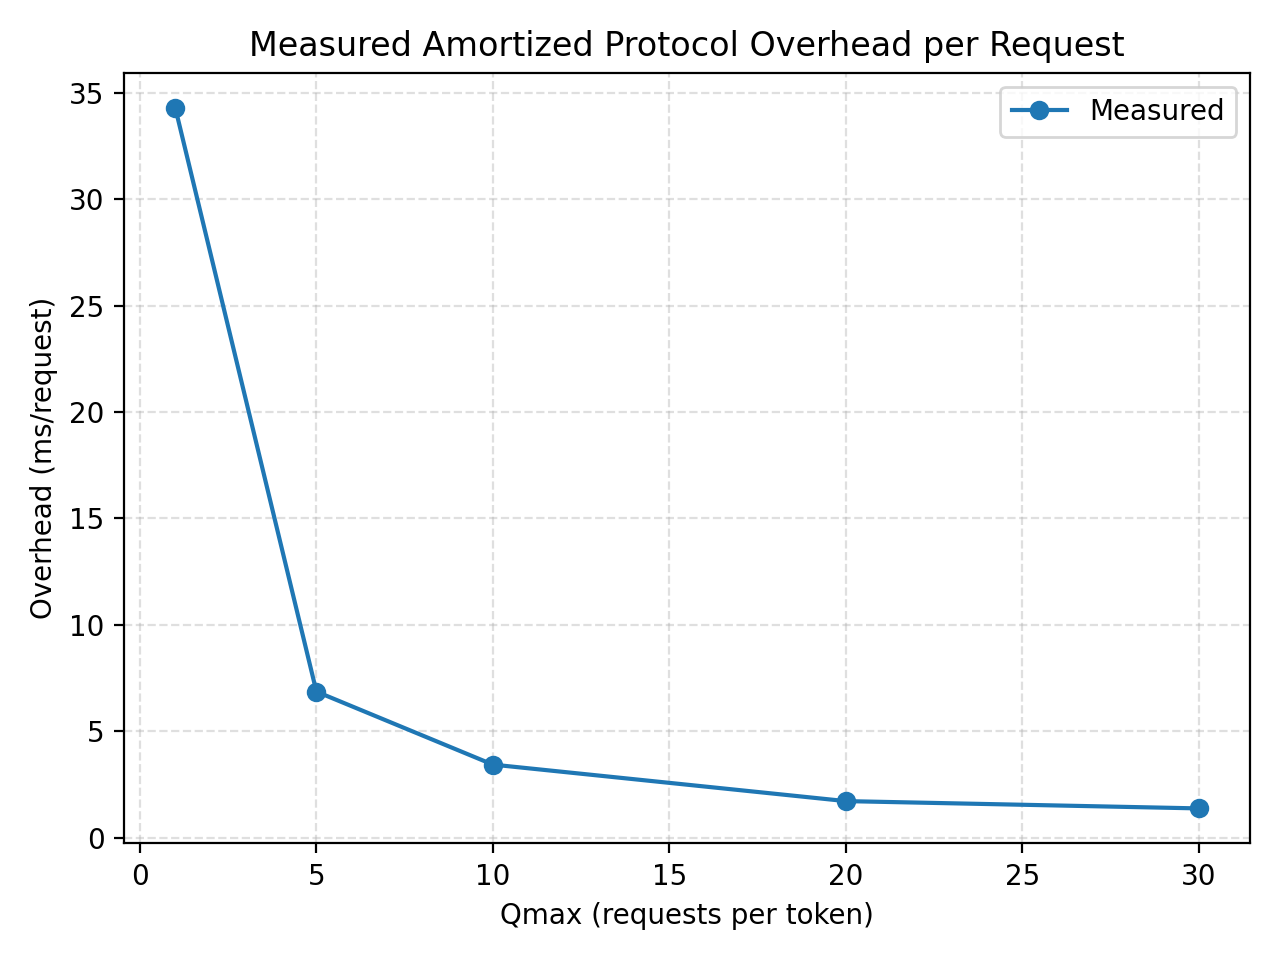

This figure's Python source:
import csv
import time
from math import ceil
from pathlib import Path

import requests

from saga import config as saga_config
from saga.common import crypto as sc


def measure_rtt_ms(url, samples=20, timeout=3.0):
    latencies = []
    for _ in range(samples):
        start = time.perf_counter()
        try:
            requests.get(url, verify=False, timeout=timeout)
            elapsed = (time.perf_counter() - start) * 1000.0
            latencies.append(elapsed)
        except requests.RequestException:
            # Skip failed sample
            continue
    if not latencies:
        raise RuntimeError("Unable to measure RTT (no successful samples).")
    latencies.sort()
    median = latencies[len(latencies) // 2]
    return median, latencies


def measure_crypto_ms(iterations=2000):
    # Measure representative crypto cost: key gen + signature verify + DH + token encrypt/decrypt.
    # This is a local proxy for tcrypto (ms).
    start = time.perf_counter()
    for _ in range(iterations):
        sk_a, pk_a = sc.generate_ed25519_keypair()
        sk_b, pk_b = sc.generate_ed25519_keypair()
        msg = b"ping"
        sig = sk_a.sign(msg)
        pk_a.verify(sig, msg)

        sac, pac = sc.generate_x25519_keypair()
        sotk, otk = sc.generate_x25519_keypair()
        sdhk = sac.exchange(otk)
        from datetime import datetime, timedelta, timezone
        now = datetime.now(timezone.utc)
        token = {
            "nonce": b"0" * 12,
            "issue_timestamp": now,
            "expiration_timestamp": now + timedelta(minutes=1),
            "communication_quota": 10,
            "recipient_pac": pac,
        }
        import base64
        enc = sc.encrypt_token(token, sdhk)
        if isinstance(enc, bytes):
            enc = base64.b64encode(enc).decode("utf-8")
        sc.decrypt_token(enc, sdhk)
    elapsed = (time.perf_counter() - start) * 1000.0
    return elapsed / iterations


def compute_overhead(qmax_values, rtt_ms, tcrypto_ms, m_requests):
    rows = []
    for qmax in qmax_values:
        cproto = (rtt_ms + tcrypto_ms) * ceil(m_requests / qmax)
        amortized = cproto / m_requests
        rows.append(
            {
                "qmax": qmax,
                "rtt_ms": round(rtt_ms, 3),
                "tcrypto_ms": round(tcrypto_ms, 4),
                "m_requests": m_requests,
                "amortized_ms_per_request": round(amortized, 4),
            }
        )
    return rows


def write_csv(rows, path):
    fieldnames = [
        "qmax",
        "rtt_ms",
        "tcrypto_ms",
        "m_requests",
        "amortized_ms_per_request",
    ]
    with path.open("w", newline="") as handle:
        writer = csv.DictWriter(handle, fieldnames=fieldnames)
        writer.writeheader()
        writer.writerows(rows)


def write_plot(rows, path):
    import matplotlib.pyplot as plt

    qmax_values = [row["qmax"] for row in rows]
    series = [row["amortized_ms_per_request"] for row in rows]

    plt.plot(qmax_values, series, marker="o", label="Measured")
    plt.title("Measured Amortized Protocol Overhead per Request")
    plt.xlabel("Qmax (requests per token)")
    plt.ylabel("Overhead (ms/request)")
    plt.grid(True, linestyle="--", alpha=0.4)
    plt.legend()
    plt.tight_layout()
    plt.savefig(path, dpi=200)
    plt.close()


def main():
    output_dir = Path(__file__).parent
    qmax_values = [1, 5, 10, 20, 30]
    m_requests = 100

    provider_url = saga_config.PROVIDER_CONFIG["endpoint"].rstrip("/")
    rtt_ms, samples = measure_rtt_ms(f"{provider_url}/")
    tcrypto_ms = measure_crypto_ms()

    rows = compute_overhead(qmax_values, rtt_ms, tcrypto_ms, m_requests)

    csv_path = output_dir / "measured_protocol_overhead.csv"
    plot_path = output_dir / "measured_protocol_overhead.png"
    samples_path = output_dir / "measured_rtt_samples.csv"

    write_csv(rows, csv_path)
    write_plot(rows, plot_path)

    with samples_path.open("w", newline="") as handle:
        writer = csv.writer(handle)
        writer.writerow(["sample_ms"])
        for value in samples:
            writer.writerow([round(value, 3)])

    print(f"Provider: {provider_url}")
    print(f"Median RTT (ms): {rtt_ms:.3f}")
    print(f"Crypto cost (ms): {tcrypto_ms:.4f}")
    print(f"Wrote {csv_path}")
    print(f"Wrote {plot_path}")
    print(f"Wrote {samples_path}")


if __name__ == "__main__":
    main()
